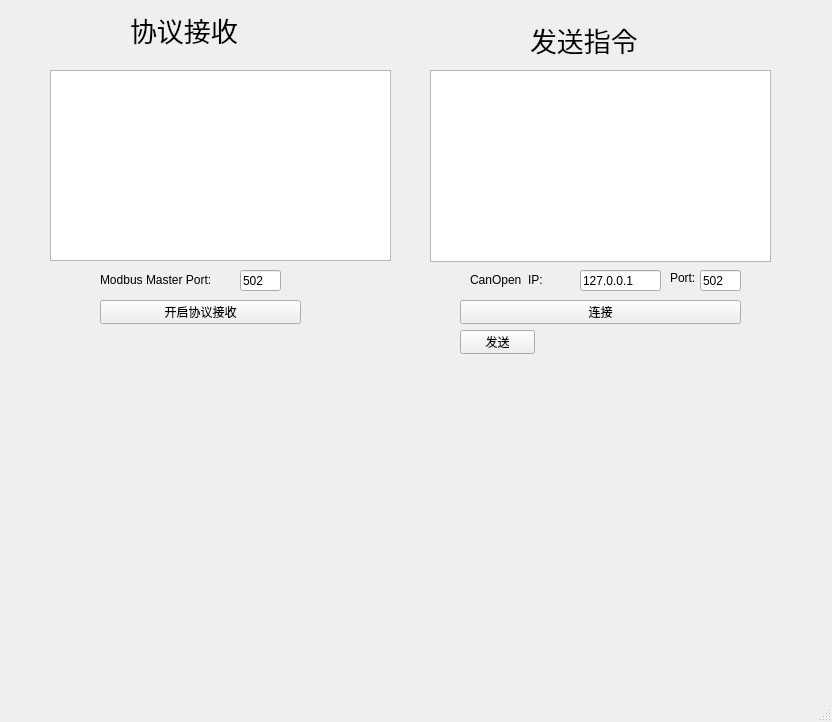
<?xml version="1.0" encoding="UTF-8"?>
<ui version="4.0">
 <class>CanOpenUI</class>
 <widget class="QMainWindow" name="CanOpenUI">
  <property name="geometry">
   <rect>
    <x>0</x>
    <y>0</y>
    <width>832</width>
    <height>722</height>
   </rect>
  </property>
  <property name="windowTitle">
   <string>MainWindow</string>
  </property>
  <widget class="QWidget" name="centralwidget">
   <widget class="QTextEdit" name="ModBusView">
    <property name="geometry">
     <rect>
      <x>50</x>
      <y>70</y>
      <width>341</width>
      <height>191</height>
     </rect>
    </property>
   </widget>
   <widget class="QLabel" name="label">
    <property name="geometry">
     <rect>
      <x>130</x>
      <y>10</y>
      <width>121</width>
      <height>41</height>
     </rect>
    </property>
    <property name="text">
     <string>&lt;html&gt;&lt;head/&gt;&lt;body&gt;&lt;p&gt;&lt;span style=&quot; font-size:20pt;&quot;&gt;协议接收&lt;/span&gt;&lt;/p&gt;&lt;/body&gt;&lt;/html&gt;</string>
    </property>
   </widget>
   <widget class="QLabel" name="label_2">
    <property name="geometry">
     <rect>
      <x>530</x>
      <y>20</y>
      <width>131</width>
      <height>41</height>
     </rect>
    </property>
    <property name="text">
     <string>&lt;html&gt;&lt;head/&gt;&lt;body&gt;&lt;p&gt;&lt;span style=&quot; font-size:20pt;&quot;&gt;发送指令&lt;/span&gt;&lt;/p&gt;&lt;/body&gt;&lt;/html&gt;</string>
    </property>
   </widget>
   <widget class="QLabel" name="label_3">
    <property name="geometry">
     <rect>
      <x>470</x>
      <y>270</y>
      <width>91</width>
      <height>20</height>
     </rect>
    </property>
    <property name="text">
     <string>CanOpen  IP:</string>
    </property>
   </widget>
   <widget class="QLabel" name="label_4">
    <property name="geometry">
     <rect>
      <x>670</x>
      <y>270</y>
      <width>41</width>
      <height>16</height>
     </rect>
    </property>
    <property name="text">
     <string>Port:</string>
    </property>
   </widget>
   <widget class="QTextBrowser" name="textBrowser">
    <property name="geometry">
     <rect>
      <x>430</x>
      <y>70</y>
      <width>341</width>
      <height>192</height>
     </rect>
    </property>
   </widget>
   <widget class="QLineEdit" name="CanIP">
    <property name="geometry">
     <rect>
      <x>580</x>
      <y>270</y>
      <width>81</width>
      <height>21</height>
     </rect>
    </property>
    <property name="text">
     <string>127.0.0.1</string>
    </property>
   </widget>
   <widget class="QLineEdit" name="CanPort">
    <property name="geometry">
     <rect>
      <x>700</x>
      <y>270</y>
      <width>41</width>
      <height>21</height>
     </rect>
    </property>
    <property name="text">
     <string>502</string>
    </property>
   </widget>
   <widget class="QPushButton" name="CanConn">
    <property name="geometry">
     <rect>
      <x>460</x>
      <y>300</y>
      <width>281</width>
      <height>24</height>
     </rect>
    </property>
    <property name="text">
     <string>连接</string>
    </property>
   </widget>
   <widget class="QLabel" name="label_6">
    <property name="geometry">
     <rect>
      <x>100</x>
      <y>270</y>
      <width>141</width>
      <height>20</height>
     </rect>
    </property>
    <property name="text">
     <string>Modbus Master Port:</string>
    </property>
   </widget>
   <widget class="QLineEdit" name="ModPort">
    <property name="geometry">
     <rect>
      <x>240</x>
      <y>270</y>
      <width>41</width>
      <height>21</height>
     </rect>
    </property>
    <property name="text">
     <string>502</string>
    </property>
   </widget>
   <widget class="QPushButton" name="ModConn">
    <property name="geometry">
     <rect>
      <x>100</x>
      <y>300</y>
      <width>201</width>
      <height>24</height>
     </rect>
    </property>
    <property name="text">
     <string>开启协议接收</string>
    </property>
   </widget>
   <widget class="QPushButton" name="sendCan">
    <property name="geometry">
     <rect>
      <x>460</x>
      <y>330</y>
      <width>75</width>
      <height>24</height>
     </rect>
    </property>
    <property name="text">
     <string>发送</string>
    </property>
   </widget>
   <widget class="QWidget" name="widget_waterfall_plot" native="true">
    <property name="geometry">
     <rect>
      <x>50</x>
      <y>400</y>
      <width>711</width>
      <height>240</height>
     </rect>
    </property>
   </widget>
  </widget>
  <widget class="QMenuBar" name="menubar">
   <property name="geometry">
    <rect>
     <x>0</x>
     <y>0</y>
     <width>832</width>
     <height>23</height>
    </rect>
   </property>
  </widget>
  <widget class="QStatusBar" name="statusbar"/>
 </widget>
 <resources/>
 <connections/>
</ui>
